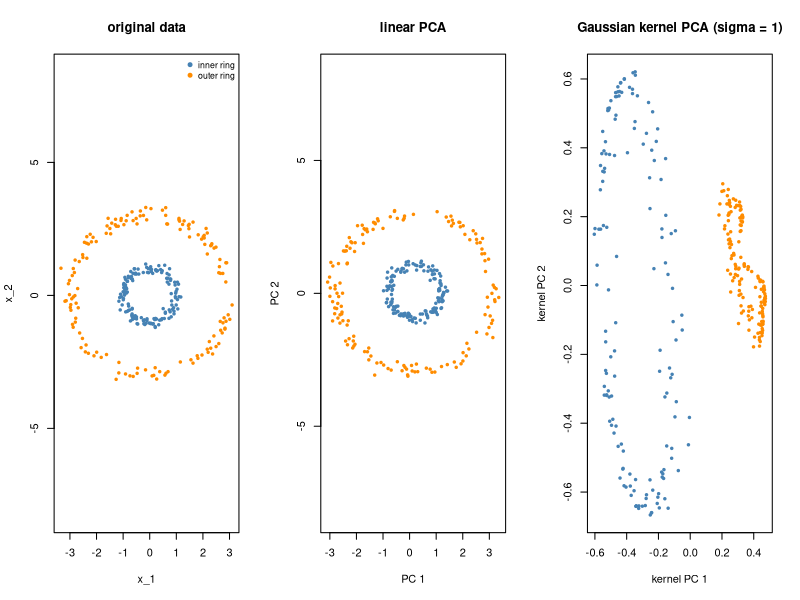

Reproduce this figure in R.
# Linear PCA versus Gaussian-kernel PCA on two concentric rings.
set.seed(0)
n_per <- 150
theta <- runif(2 * n_per, 0, 2 * pi)
r <- c(rnorm(n_per, 1.0, 0.1), rnorm(n_per, 3.0, 0.15))
x <- cbind(r * cos(theta), r * sin(theta))
label <- rep(1:2, each = n_per)
n <- nrow(x)

# Linear PCA
lin <- prcomp(x)$x

# Gaussian kernel PCA: eigen-decomposition of the doubly centered kernel matrix.
# (kernlab::kpca(x, kernel = "rbfdot", kpar = list(sigma = 1 / (2 * sigma^2))) gives the same scores up to sign and scale.)
sigma <- 1.0
K <- exp(-as.matrix(dist(x))^2 / (2 * sigma^2))
H <- diag(n) - matrix(1 / n, n, n)
e <- eigen(H %*% K %*% H, symmetric = TRUE)
kp <- e$vectors[, 1:2] %*% diag(sqrt(e$values[1:2]))

cols <- c("steelblue", "darkorange")
par(mfrow = c(1, 3))
plot(x, col = cols[label], pch = 19, cex = 0.5, asp = 1, xlab = "x_1", ylab = "x_2", main = "original data")
legend("topright", bty = "n", legend = c("inner ring", "outer ring"), col = cols, pch = 19, cex = 0.8)
plot(lin, col = cols[label], pch = 19, cex = 0.5, asp = 1, xlab = "PC 1", ylab = "PC 2", main = "linear PCA")
plot(kp, col = cols[label], pch = 19, cex = 0.5, xlab = "kernel PC 1", ylab = "kernel PC 2",
     main = "Gaussian kernel PCA (sigma = 1)")
